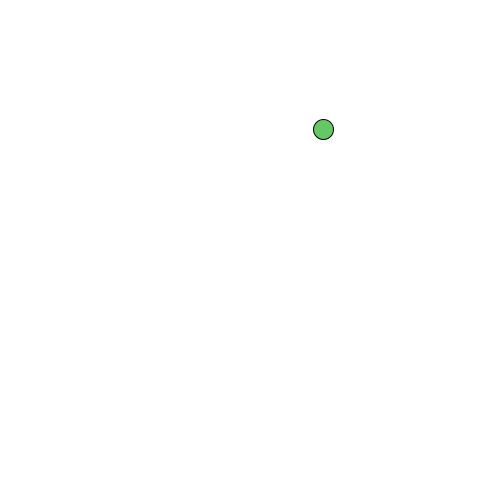
Frame 1 (no input)
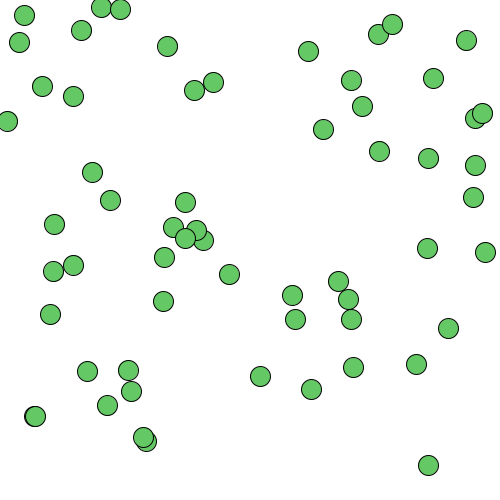
Frame 60 (the mouse pressed at the canvas centre just before this capture)
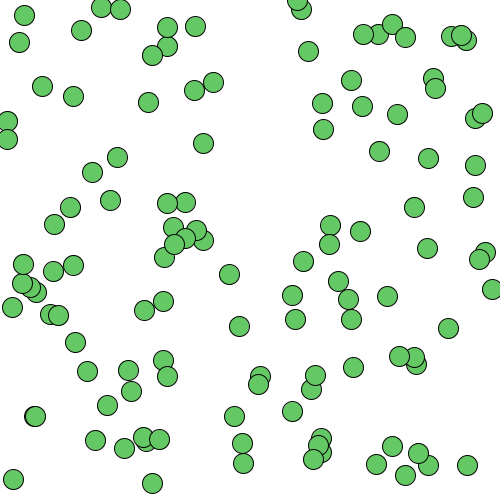
Frame 120 (the mouse held since frame 60 and released just before this capture)

The Processing sketch that drew these frames (run headless with seeded random() and noise(); from frame 60 on, the mouse is pressed at the canvas centre):

// Processing sketch: sketch_151208a
// ── sketch_151208a.pde
//finding the area of a circle 

void setup() {
  size(500, 500); 
  background(255);
}

void draw() {
  println(circlearea(10));
  println(findmomentum(100, 2.5)); 
  blackcircles(100,200,100);    //use he blackcirclesquare function to draw black circle and square
}


//finding the area(MATH)
float circlearea(float radius) {
  float  area = pow(radius, 2)*3.14;
  return area;
}



//finding momentum (PHYSICS)
float findmomentum(float mass, float velocity) {
  float momentum = mass*velocity;
  return momentum;
}
//drawing void 
void blackcircles(float r, float g, float b) {    //name the function

 fill(r,g,b);
 ellipse(random(0,width),random(0,height),20,20);

  }
